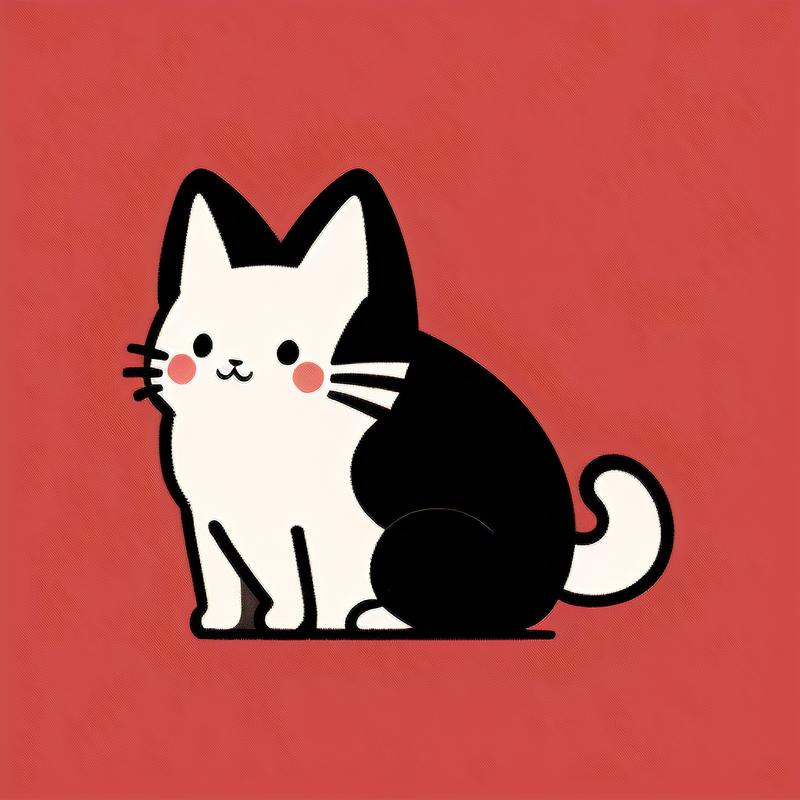
#> input picture 2.jpg, 800 x 800 px
$ python convert_to_ico.py
#> lines starting #> are read from the running program, lines starting #| are printed output that depends on the picture
#!/usr/bin/env python3
# -*- coding: utf-8 -*-
"""
将jpg图片转换为ico图标文件
"""

from PIL import Image
import os

def convert_jpg_to_ico(jpg_path, ico_path, size=(32, 32)):
    """
    将jpg图片转换为ico图标文件

    Args:
        jpg_path (str): JPG图片路径
        ico_path (str): 输出ICO文件路径
        size (tuple): 图标尺寸，默认为32x32
    """
#> called with jpg_path = '2.jpg', ico_path = 'mini.ico', size = (32, 32)
    try:
        # 打开JPG图片
        img = Image.open(jpg_path)
#> img is the input picture: PIL image 800x800 RGB; mean R, G, B 183.8, 84.3, 79.2

        # 转换为RGBA模式（支持透明度）
        img = img.convert("RGBA")
#> img: PIL image 800x800 RGBA

        # 调整图片大小
        img = img.resize(size, Image.Resampling.LANCZOS)
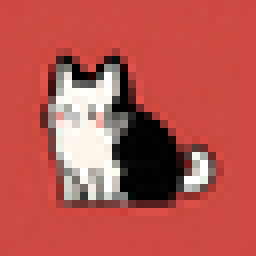
#> img: PIL image 32x32 RGBA (shown 8 times larger); mean R, G, B, A 183.7, 84.3, 79.4, 255

        # 保存为ICO文件
        img.save(ico_path, format="ICO")

        print(f"成功将 {jpg_path} 转换为 {ico_path}")
        return True
    except Exception as e:
        print(f"转换失败: {e}")
        return False

if __name__ == "__main__":
    # 转换2.jpg为mini.ico
    jpg_file = "2.jpg"
    ico_file = "mini.ico"

    if os.path.exists(jpg_file):
        convert_jpg_to_ico(jpg_file, ico_file, (32, 32))
        convert_jpg_to_ico(jpg_file, "icon.ico", (256, 256))
#> call 2 of convert_jpg_to_ico, with jpg_path = '2.jpg', ico_path = 'icon.ico', size = (256, 256)
#> in convert_jpg_to_ico (call 2), `img = img.resize(size, Image.Resampling.LANCZOS)`:
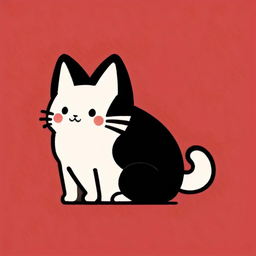
#> img: PIL image 256x256 RGBA; mean R, G, B, A 183.8, 84.3, 79.3, 255
        print("图标转换完成！")
    else:
        print(f"找不到文件: {jpg_file}")
